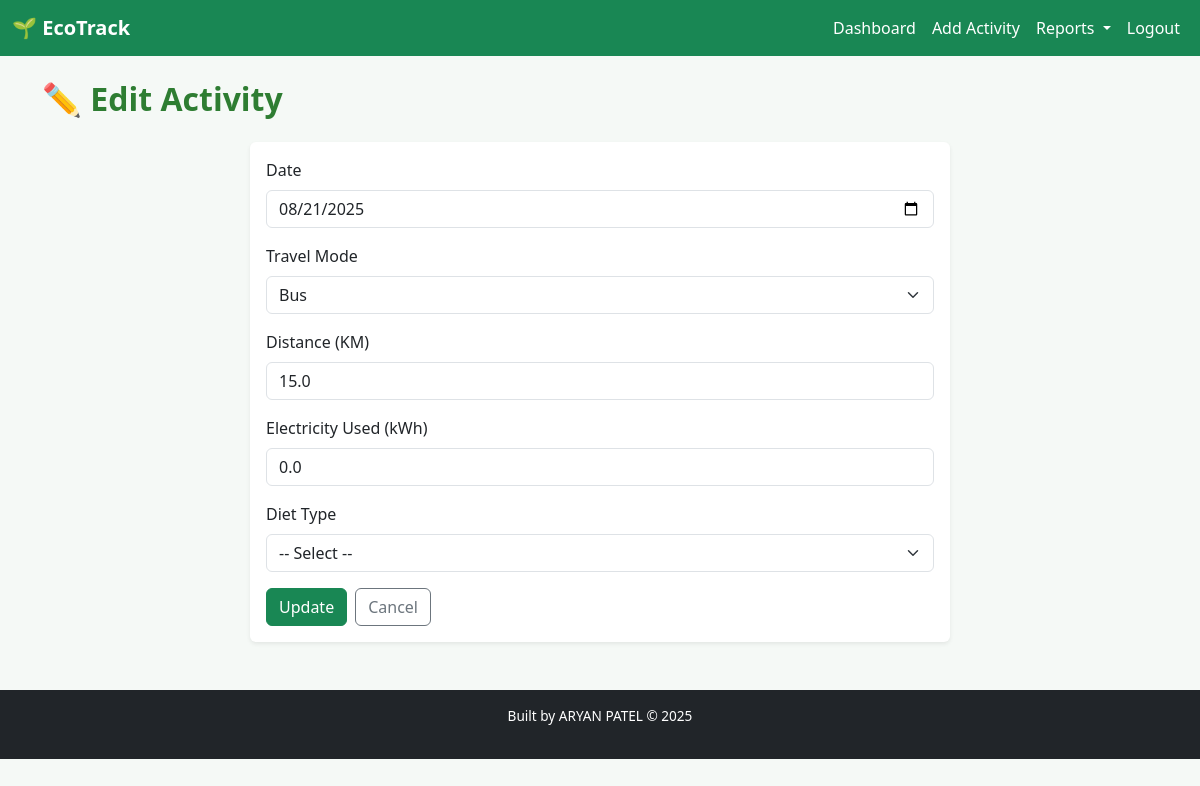
The app's page /activity/edit/12 (signed in) with its own data.
### tables this page shows
CREATE TABLE activities (
            id INTEGER PRIMARY KEY AUTOINCREMENT,
            user_id INTEGER NOT NULL,
            date TEXT NOT NULL,
            travel_mode TEXT NOT NULL,
            travel_km REAL NOT NULL,
            electricity_kwh REAL NOT NULL,
            diet_type TEXT NOT NULL,
            co2_kg REAL NOT NULL,
            FOREIGN KEY(user_id) REFERENCES users(id)
        );

### app.py (the view, shortened to what this page needs)
@app.route("/activity/edit/<int:act_id>", methods=["GET","POST"])
def edit_activity(act_id):
    if not session.get("user_id"):
        return redirect(url_for("login"))
    con = get_db(); cur = con.cursor()
    cur.execute("SELECT * FROM activities WHERE id=? AND user_id=?", (act_id, session["user_id"]))
    row = cur.fetchone()
    if not row:
        con.close()
        flash("Activity not found or not authorized.", "warning")
        return redirect(url_for("dashboard"))
    activity = dict(row)
    con.close()
    return render_template("input.html", title="Edit Activity", default_date=activity["date"], activity=activity, edit=True)

### app.py (called while the page is built)
def get_db():
    con = sqlite3.connect(DB_PATH)
    con.row_factory = sqlite3.Row
    return con

@app.before_request
def ensure_db():
    init_db()

### templates/input.html (shortened to what this page needs)
{% extends "base.html" %}
{% block content %}
  <h2 class="mb-4">{% if edit %}✏️ Edit Activity{% else %}➕ Log New Activity{% endif %}</h2>
  <div class="card shadow-sm border-0 mx-auto" style="max-width:700px;">
    <div class="card-body">
      <form method="POST" action="{% if edit %}{{ url_for('edit_activity', act_id=activity.id) }}{% else %}{{ url_for('input_activity') }}{% endif %}">
        <div class="mb-3">
          <label for="date" class="form-label">Date</label>
          <input type="date" class="form-control" id="date" name="date" required value="{{ activity.date if activity else default_date }}">
        </div>
        <div class="mb-3">
          <label for="travel_mode" class="form-label">Travel Mode</label>
          <select class="form-select" id="travel_mode" name="travel_mode" required>
            {% set tm = (activity.travel_mode if activity else '') %}
            <option value="Bus" {% if tm == 'Bus' %}selected{% endif %}>Bus</option>
          </select>
        </div>
        <div class="mb-3">
          <label for="travel_km" class="form-label">Distance (KM)</label>
          <input type="number" step="0.1" class="form-control" id="travel_km" name="travel_km" placeholder="Enter distance travelled" value="{{ activity.travel_km if activity else '' }}">
        </div>
        <div class="mb-3">
          <label for="electricity_kwh" class="form-label">Electricity Used (kWh)</label>
          <input type="number" step="0.1" class="form-control" id="electricity_kwh" name="electricity_kwh" placeholder="Enter electricity consumed" value="{{ activity.electricity_kwh if activity else '' }}">
        </div>
        <div class="mb-3">
          <label for="diet_type" class="form-label">Diet Type</label>
          {% set dt = (activity.diet_type if activity else '') %}
          <select class="form-select" id="diet_type" name="diet_type" required>
            <option value="">-- Select --</option>
          </select>
        </div>
        <div class="d-flex gap-2">
          <button type="submit" class="btn btn-success">{% if edit %}Update{% else %}Log Activity{% endif %}</button>
          <a href="{{ url_for('dashboard') }}" class="btn btn-outline-secondary">Cancel</a>
        </div>
      </form>
    </div>
  </div>
{% endblock %}

### static/style.css (style rules this page uses)
body { background: #f5f9f6; color: #333; }
h1, h2, h3 { color: #2e7d32; font-weight: 600; }

### records on screen
activities: date "08/21/2025", travel_mode "Bus", travel_km "15.0", electricity_kwh "0.0"
